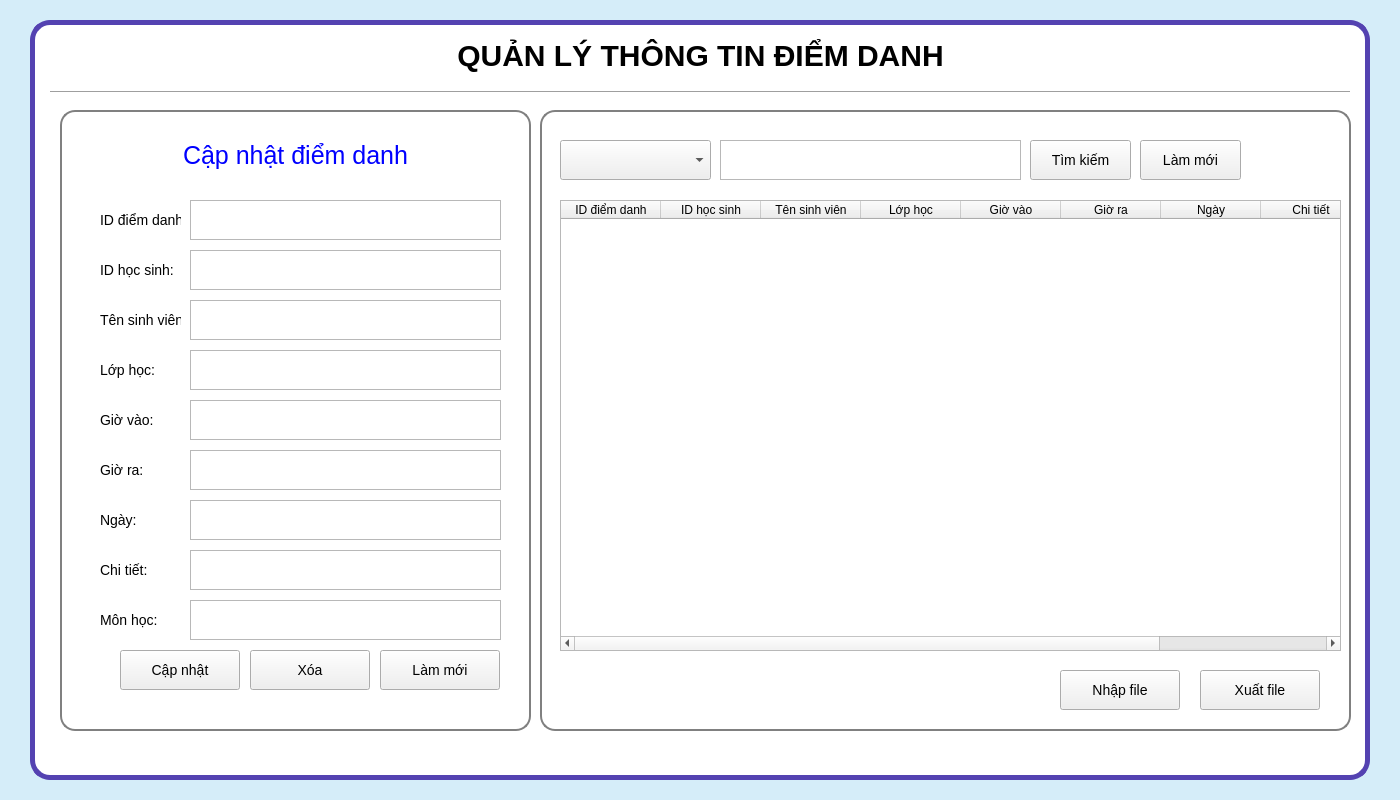
<?xml version="1.0" encoding="UTF-8"?>
<ui version="4.0">
 <class>Form</class>
 <widget class="QWidget" name="Form">
  <property name="geometry">
   <rect>
    <x>0</x>
    <y>0</y>
    <width>1400</width>
    <height>800</height>
   </rect>
  </property>
  <property name="windowTitle">
   <string>Form</string>
  </property>
  <property name="styleSheet">
   <string notr="true">#Form{
background-color: #D5EDF9
}
QTextEdit{
		font-size:14px
}</string>
  </property>
  <widget class="QFrame" name="widgetmain">
   <property name="geometry">
    <rect>
     <x>30</x>
     <y>20</y>
     <width>1340</width>
     <height>760</height>
    </rect>
   </property>
   <property name="styleSheet">
    <string notr="true">#widgetmain{
	background-color: white;
	border-radius: 20px;
	border: 5px solid #5442B1;
}
QTextEdit, QLabel, QPushButton{
		font-size:14px
}</string>
   </property>
   <property name="frameShape">
    <enum>QFrame::StyledPanel</enum>
   </property>
   <property name="frameShadow">
    <enum>QFrame::Raised</enum>
   </property>
   <widget class="QLabel" name="lb_main_2">
    <property name="geometry">
     <rect>
      <x>10</x>
      <y>10</y>
      <width>1321</width>
      <height>51</height>
     </rect>
    </property>
    <property name="font">
     <font>
      <pointsize>-1</pointsize>
      <weight>75</weight>
      <bold>true</bold>
     </font>
    </property>
    <property name="styleSheet">
     <string notr="true">font-size: 30px
</string>
    </property>
    <property name="text">
     <string>QUẢN LÝ THÔNG TIN ĐIỂM DANH</string>
    </property>
    <property name="alignment">
     <set>Qt::AlignCenter</set>
    </property>
   </widget>
   <widget class="Line" name="line_2">
    <property name="geometry">
     <rect>
      <x>20</x>
      <y>70</y>
      <width>1300</width>
      <height>4</height>
     </rect>
    </property>
    <property name="orientation">
     <enum>Qt::Horizontal</enum>
    </property>
   </widget>
   <widget class="QFrame" name="frame_chucnang">
    <property name="geometry">
     <rect>
      <x>30</x>
      <y>90</y>
      <width>471</width>
      <height>621</height>
     </rect>
    </property>
    <property name="styleSheet">
     <string notr="true">#frame_chucnang{
	border: 2px solid grey;
	border-radius: 15px;
}</string>
    </property>
    <property name="frameShape">
     <enum>QFrame::StyledPanel</enum>
    </property>
    <property name="frameShadow">
     <enum>QFrame::Raised</enum>
    </property>
    <widget class="QLabel" name="lb_IDdiemdanh">
     <property name="geometry">
      <rect>
       <x>40</x>
       <y>90</y>
       <width>81</width>
       <height>40</height>
      </rect>
     </property>
     <property name="text">
      <string>ID điểm danh:</string>
     </property>
    </widget>
    <widget class="QTextEdit" name="txt_IDdiemdanh">
     <property name="geometry">
      <rect>
       <x>130</x>
       <y>90</y>
       <width>311</width>
       <height>40</height>
      </rect>
     </property>
    </widget>
    <widget class="QTextEdit" name="txt_IDhocsinh">
     <property name="geometry">
      <rect>
       <x>130</x>
       <y>140</y>
       <width>311</width>
       <height>40</height>
      </rect>
     </property>
    </widget>
    <widget class="QLabel" name="lb_IDhocsinh">
     <property name="geometry">
      <rect>
       <x>40</x>
       <y>140</y>
       <width>81</width>
       <height>40</height>
      </rect>
     </property>
     <property name="text">
      <string>ID học sinh:</string>
     </property>
    </widget>
    <widget class="QTextEdit" name="txt_tensinhvien">
     <property name="geometry">
      <rect>
       <x>130</x>
       <y>190</y>
       <width>311</width>
       <height>40</height>
      </rect>
     </property>
    </widget>
    <widget class="QLabel" name="lb_tensinhvien">
     <property name="geometry">
      <rect>
       <x>40</x>
       <y>190</y>
       <width>81</width>
       <height>40</height>
      </rect>
     </property>
     <property name="text">
      <string>Tên sinh viên</string>
     </property>
    </widget>
    <widget class="QTextEdit" name="txt_lophoc">
     <property name="geometry">
      <rect>
       <x>130</x>
       <y>240</y>
       <width>311</width>
       <height>40</height>
      </rect>
     </property>
    </widget>
    <widget class="QLabel" name="lb_lophoc">
     <property name="geometry">
      <rect>
       <x>40</x>
       <y>240</y>
       <width>81</width>
       <height>40</height>
      </rect>
     </property>
     <property name="text">
      <string>Lớp học:</string>
     </property>
    </widget>
    <widget class="QTextEdit" name="txt_giovao">
     <property name="geometry">
      <rect>
       <x>130</x>
       <y>290</y>
       <width>311</width>
       <height>40</height>
      </rect>
     </property>
    </widget>
    <widget class="QLabel" name="lb_giovao">
     <property name="geometry">
      <rect>
       <x>40</x>
       <y>290</y>
       <width>81</width>
       <height>40</height>
      </rect>
     </property>
     <property name="text">
      <string>Giờ vào:</string>
     </property>
    </widget>
    <widget class="QTextEdit" name="txt_giora">
     <property name="geometry">
      <rect>
       <x>130</x>
       <y>340</y>
       <width>311</width>
       <height>40</height>
      </rect>
     </property>
    </widget>
    <widget class="QLabel" name="lb_giora">
     <property name="geometry">
      <rect>
       <x>40</x>
       <y>340</y>
       <width>81</width>
       <height>40</height>
      </rect>
     </property>
     <property name="text">
      <string>Giờ ra:</string>
     </property>
    </widget>
    <widget class="QTextEdit" name="txt_ngay">
     <property name="geometry">
      <rect>
       <x>130</x>
       <y>390</y>
       <width>311</width>
       <height>40</height>
      </rect>
     </property>
    </widget>
    <widget class="QLabel" name="lb_ngay">
     <property name="geometry">
      <rect>
       <x>40</x>
       <y>390</y>
       <width>81</width>
       <height>40</height>
      </rect>
     </property>
     <property name="text">
      <string>Ngày:</string>
     </property>
    </widget>
    <widget class="QTextEdit" name="txtchitiet">
     <property name="geometry">
      <rect>
       <x>130</x>
       <y>440</y>
       <width>311</width>
       <height>40</height>
      </rect>
     </property>
    </widget>
    <widget class="QLabel" name="lb_chitiet">
     <property name="geometry">
      <rect>
       <x>40</x>
       <y>440</y>
       <width>81</width>
       <height>40</height>
      </rect>
     </property>
     <property name="text">
      <string>Chi tiết:</string>
     </property>
    </widget>
    <widget class="QTextEdit" name="txt_monhoc">
     <property name="geometry">
      <rect>
       <x>130</x>
       <y>490</y>
       <width>311</width>
       <height>40</height>
      </rect>
     </property>
    </widget>
    <widget class="QLabel" name="lb_monhoc">
     <property name="geometry">
      <rect>
       <x>40</x>
       <y>490</y>
       <width>81</width>
       <height>40</height>
      </rect>
     </property>
     <property name="text">
      <string>Môn học:</string>
     </property>
    </widget>
    <widget class="QLabel" name="label_10">
     <property name="geometry">
      <rect>
       <x>10</x>
       <y>30</y>
       <width>451</width>
       <height>31</height>
      </rect>
     </property>
     <property name="styleSheet">
      <string notr="true">font-size:25px;
color: blue</string>
     </property>
     <property name="text">
      <string>Cập nhật điểm danh</string>
     </property>
     <property name="alignment">
      <set>Qt::AlignCenter</set>
     </property>
    </widget>
    <widget class="QPushButton" name="btn_capnhat">
     <property name="geometry">
      <rect>
       <x>60</x>
       <y>540</y>
       <width>120</width>
       <height>40</height>
      </rect>
     </property>
     <property name="text">
      <string>Cập nhật</string>
     </property>
    </widget>
    <widget class="QPushButton" name="btn_reset1">
     <property name="geometry">
      <rect>
       <x>320</x>
       <y>540</y>
       <width>120</width>
       <height>40</height>
      </rect>
     </property>
     <property name="text">
      <string>Làm mới</string>
     </property>
    </widget>
    <widget class="QPushButton" name="btn_xoa_3">
     <property name="geometry">
      <rect>
       <x>190</x>
       <y>540</y>
       <width>120</width>
       <height>40</height>
      </rect>
     </property>
     <property name="text">
      <string>Xóa</string>
     </property>
    </widget>
   </widget>
   <widget class="QFrame" name="frame_table">
    <property name="geometry">
     <rect>
      <x>510</x>
      <y>90</y>
      <width>811</width>
      <height>621</height>
     </rect>
    </property>
    <property name="styleSheet">
     <string notr="true">#frame_table{
	border: 2px solid grey;
	border-radius: 15px;
}</string>
    </property>
    <property name="frameShape">
     <enum>QFrame::StyledPanel</enum>
    </property>
    <property name="frameShadow">
     <enum>QFrame::Raised</enum>
    </property>
    <widget class="QTableWidget" name="tb_diemdanh">
     <property name="geometry">
      <rect>
       <x>20</x>
       <y>90</y>
       <width>781</width>
       <height>451</height>
      </rect>
     </property>
     <column>
      <property name="text">
       <string>ID điểm danh</string>
      </property>
     </column>
     <column>
      <property name="text">
       <string>ID học sinh</string>
      </property>
     </column>
     <column>
      <property name="text">
       <string>Tên sinh viên</string>
      </property>
     </column>
     <column>
      <property name="text">
       <string>Lớp học</string>
      </property>
     </column>
     <column>
      <property name="text">
       <string>Giờ vào</string>
      </property>
     </column>
     <column>
      <property name="text">
       <string>Giờ ra</string>
      </property>
     </column>
     <column>
      <property name="text">
       <string>Ngày</string>
      </property>
     </column>
     <column>
      <property name="text">
       <string>Chi tiết</string>
      </property>
     </column>
     <column>
      <property name="text">
       <string>Môn học</string>
      </property>
     </column>
    </widget>
    <widget class="QTextEdit" name="txt_timkiem">
     <property name="geometry">
      <rect>
       <x>180</x>
       <y>30</y>
       <width>301</width>
       <height>40</height>
      </rect>
     </property>
     <property name="html">
      <string>&lt;!DOCTYPE HTML PUBLIC &quot;-//W3C//DTD HTML 4.0//EN&quot; &quot;http://www.w3.org/TR/REC-html40/strict.dtd&quot;&gt;
&lt;html&gt;&lt;head&gt;&lt;meta name=&quot;qrichtext&quot; content=&quot;1&quot; /&gt;&lt;style type=&quot;text/css&quot;&gt;
p, li { white-space: pre-wrap; }
&lt;/style&gt;&lt;/head&gt;&lt;body style=&quot; font-family:'MS Shell Dlg 2'; font-size:14px; font-weight:400; font-style:normal;&quot;&gt;
&lt;p style=&quot;-qt-paragraph-type:empty; margin-top:0px; margin-bottom:0px; margin-left:0px; margin-right:0px; -qt-block-indent:0; text-indent:0px; font-size:8.25pt;&quot;&gt;&lt;br /&gt;&lt;/p&gt;&lt;/body&gt;&lt;/html&gt;</string>
     </property>
    </widget>
    <widget class="QComboBox" name="cbx_timkiem">
     <property name="geometry">
      <rect>
       <x>20</x>
       <y>30</y>
       <width>151</width>
       <height>40</height>
      </rect>
     </property>
    </widget>
    <widget class="QPushButton" name="btn_timkiem">
     <property name="geometry">
      <rect>
       <x>490</x>
       <y>30</y>
       <width>101</width>
       <height>40</height>
      </rect>
     </property>
     <property name="text">
      <string>Tìm kiếm</string>
     </property>
    </widget>
    <widget class="QPushButton" name="btn_reset2">
     <property name="geometry">
      <rect>
       <x>600</x>
       <y>30</y>
       <width>101</width>
       <height>40</height>
      </rect>
     </property>
     <property name="text">
      <string>Làm mới</string>
     </property>
    </widget>
    <widget class="QPushButton" name="btn_nhapfile">
     <property name="geometry">
      <rect>
       <x>520</x>
       <y>560</y>
       <width>120</width>
       <height>40</height>
      </rect>
     </property>
     <property name="text">
      <string>Nhập file</string>
     </property>
    </widget>
    <widget class="QPushButton" name="btn_xuatfile">
     <property name="geometry">
      <rect>
       <x>660</x>
       <y>560</y>
       <width>120</width>
       <height>40</height>
      </rect>
     </property>
     <property name="text">
      <string>Xuất file</string>
     </property>
    </widget>
   </widget>
  </widget>
 </widget>
 <resources/>
 <connections/>
</ui>
